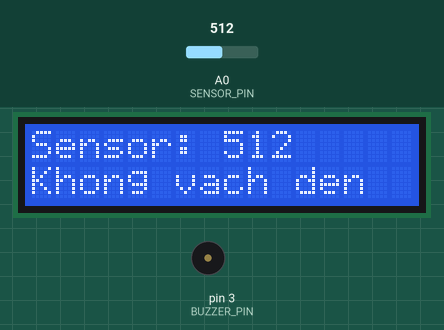
Simulated run of this program. Board: Arduino Uno, built with avr-gcc and run on an emulated ATmega328P. Parts: 16×2 character LCD, buzzer (waves = sounding, pin HIGH). The test bench sets the inputs (shaded band); at power-on: A0 (SENSOR_PIN) = 512.

Above: at 3.2 s.
3.3 s: A0 (SENSOR_PIN) set to 104
At 3.8 s:
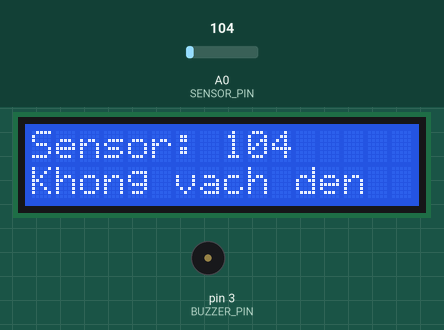
4.8 s: A0 (SENSOR_PIN) set to 92
At 6.0 s:
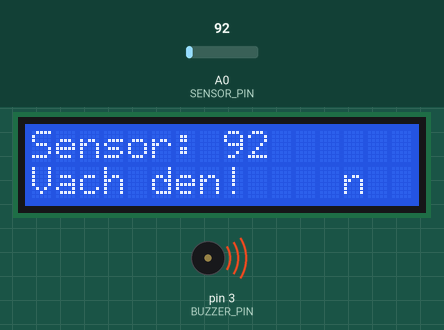
6.4 s: A0 (SENSOR_PIN) set to 110
At 7.4 s:
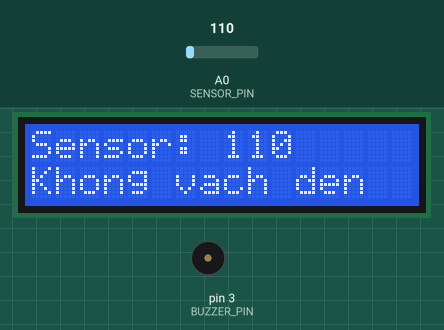
Timing chart, 0 to 9.4 s (numbered marks = the images above; inputs shaded):
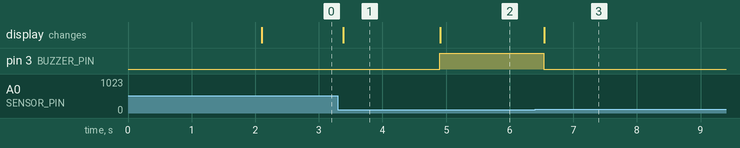

The program:

main.cpp
```cpp
#include <Arduino.h>
         // Thư viện I2C
#include <LiquidCrystal_I2C.h> // Thư viện cho LCD I2C

#define SENSOR_PIN A0 // Chân OUT của TCRT5000 vào A0
#define BUZZER_PIN 3  // Chân điều khiển buzzer

// Khởi tạo LCD I2C (địa chỉ I2C thường là 0x27 hoặc 0x3F, 16 cột, 2 dòng)
LiquidCrystal_I2C lcd(0x27, 16, 2);

void setup()
{
  pinMode(BUZZER_PIN, OUTPUT);
  Serial.begin(9600); // Vẫn giữ Serial để debug nếu cần

  // Khởi động LCD
  lcd.init();
  lcd.backlight();          // Bật đèn nền
  lcd.setCursor(0, 0);      // Đặt con trỏ dòng 0, cột 0
  lcd.print("Starting..."); // Hiển thị thông báo khởi động
  delay(2000);              // Chờ 2 giây
  lcd.clear();              // Xóa màn hình
}

void loop()
{
  int sensorValue = analogRead(SENSOR_PIN); // Đọc giá trị cảm biến (0 - 1023)

  // Hiển thị giá trị cảm biến lên LCD
  lcd.setCursor(0, 0); // Dòng 0
  lcd.print("Sensor: ");
  lcd.print(sensorValue);
  lcd.print("   "); // Thêm khoảng trắng để xóa ký tự thừa

  if (sensorValue < 100)
  {
    digitalWrite(BUZZER_PIN, HIGH); // Bật buzzer
    lcd.setCursor(0, 1);            // Dòng 1
    lcd.print("Vach den!    ");     // Hiển thị cảnh báo
  }
  else
  {
    digitalWrite(BUZZER_PIN, LOW); // Tắt buzzer
    lcd.setCursor(0, 1);           // Dòng 1
    lcd.print("Khong vach den");   // Hiển thị trạng thái bình thường
  }

  delay(100); // Delay 100ms
}
```

Measured:
- the behaviour switches between 100 and 99 on A0 (SENSOR_PIN) (found by bisection; images 1 and 2)
- after the input at 3.3 s, the display: changes after 0.08 s (image 1)
- after the input at 4.8 s, pin 3 (BUZZER_PIN): LOW → HIGH after 0.10 s; the display: changes after 0.11 s (image 2)
- after the input at 6.4 s, pin 3 (BUZZER_PIN): HIGH → LOW after 0.13 s; the display: changes after 0.15 s (image 3)
